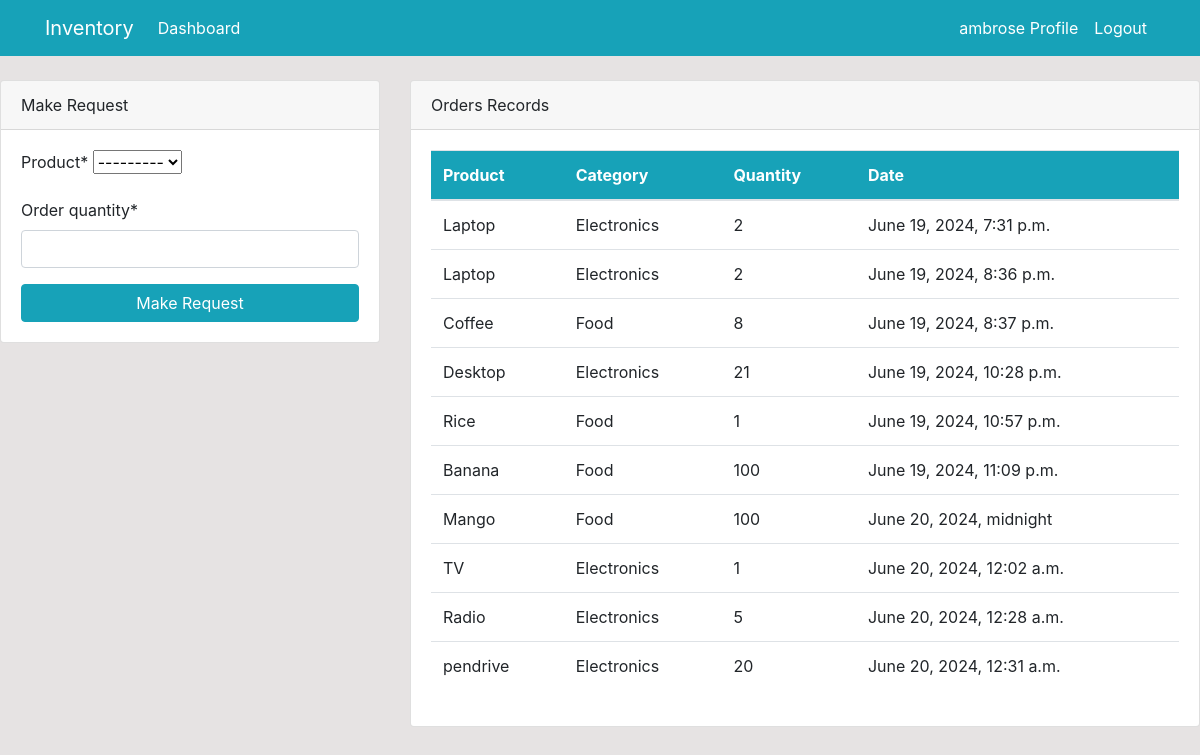
/dashboard/ (signed in), run on the app's committed database.
### dashboard/models.py (models this page shows, shortened)
class Order(models.Model):
    product = models.ForeignKey(Product, related_name='orders', on_delete=models.CASCADE, null=True)
    staff = models.ForeignKey(User, on_delete=models.CASCADE, null=True)
    order_quantity = models.PositiveIntegerField(null=True)
    created_at = models.DateTimeField(auto_now_add=True, null=True)

class Product(models.Model):
    name = models.CharField(max_length=100, null=True)
    description = models.TextField(blank=True, null=True)
    category = models.ForeignKey(Category, related_name='products', on_delete=models.CASCADE, null=True)
    quantity = models.PositiveIntegerField(null=True)
    date_added = models.DateTimeField(auto_now_add=True, null=True)
    def __str__(self):
        return f"{self.name}"

class Category(models.Model):
    name = models.CharField(max_length=100, null=True)
    slug = models.SlugField(max_length=20, null=True)
    created_at = models.DateTimeField(auto_now_add=True, null=True)
    class Meta:
        ordering = ['created_at',]
        verbose_name_plural = 'Categories'
    def __str__(self):
        return self.name

### dashboard/views.py (the view)
# urls.py: path('dashboard/', views.index, name='dashboard-index'),
@login_required()
def index(request):
    orders = Order.objects.all()
    products = Product.objects.all()
    orders_count = orders.count()
    products_count = products.count()
    workers_count = User.objects.count()
    users_orders = Order.objects.values('staff__username').annotate(order_count=Count('id'))
    if request.method == "POST":
        form = OrderForm(request.POST)
        if form.is_valid():
            instance = form.save(commit=False)
            instance.staff = request.user
            try:
                with transaction.atomic():
                    instance.save()
                    instance.product.quantity = F('quantity') - instance.order_quantity
                    instance.product.save()
                messages.success(request, "Order placed successfully!")
                return redirect('dashboard-index')
            except ValidationError as e:
                form.add_error('order_quantity', e.message)
    else:
        form = OrderForm()
    context = {
        'orders': orders,
        'form': form,
        'products': products,
        'users_orders': users_orders,
        'orders_count': orders_count,
        'products_count': products_count,
        'workers_count': workers_count,
    }
    return render(request, 'dashboard/index.html', context)

### dashboard/forms.py (shortened to what this page needs)
class OrderForm(forms.ModelForm):
    class Meta:
        model = Order
        fields = ['product', 'order_quantity']

### templates/dashboard/index.html (shortened to what this page needs)
{% extends 'partials/base.html'%}
{% block content%}
{% if user.is_authenticated and user.is_staff and user.is_superuser %}
{% include 'partials/topnav.html'%}
<div class="container">
    <div class="row my-5">
        <div class="col-md-6">
            <div class="bg-white">
                <canvas id="myChart1" width="400" height="300"></canvas>
                <script>
                    var ctx = document.getElementById('myChart1').getContext('2d');
                    var myChart1 = new Chart(ctx, {
                        type: 'pie',
                        data: {
                            labels: [{% for order in orders%}'{{order.product.name}}',{% endfor %}],
                            datasets: [{
                                label: 'Orders',
                                data: [{% for order in orders%}{{order.order_quantity}},{%endfor%}],
                                backgroundColor: [
                                    'rgba(255, 99, 132, 1)',
                                    'rgba(54, 162, 235, 1)',
                                    'rgba(255, 206, 86, 1)',
                                    'rgba(75, 192, 192, 1)',
                                    'rgba(153, 102, 255, 1)',
                                    'rgba(25, 159, 64, 1)',
                                    'rgba(255, 159, 64, 1)',
                                    'rgba(0, 204, 153, 1)',
                                    'rgba(255, 51, 153, 1)',
                                    'rgba(102, 102, 102, 1)',
                                    'rgba(255, 204, 255, 1)'
                                ],
                                borderColor: [
                                    'rgba(255, 99, 132, 1)',
                                    'rgba(54, 162, 235, 1)',
                                    'rgba(255, 206, 86, 1)',
                                    'rgba(75, 192, 192, 1)',
                                    'rgba(153, 102, 255, 1)',
                                    'rgba(255, 159, 64, 1)'
                                ],
                                borderWidth: 1
                            }]
                        },
                        options: {
                            scales: {
                                yAxes: [{
                                    ticks: {
                                        beginAtZero: true
                                    }
                                }]
                            }
                        }
                    });
                </script>
            </div>
        </div>
        <div class="col-md-6">
            <div class="bg-white">
                <canvas id="myChart" width="400" height="300"></canvas>
                <script>
                    var ctx = document.getElementById('myChart').getContext('2d');
                    var myChart = new Chart(ctx, {
                        type: 'bar',
                        data: {
                            labels: [{% for product in products %}'{{product.name}}',{%endfor%}],
                            datasets: [{
                                label: 'Products',
                                data: [{% for product in products%}{{product.quantity}},{%endfor%}],
                                backgroundColor: [
                                    'rgba(255, 99, 132, 1)',
                                    'rgba(54, 162, 235, 1)',
                                    'rgba(255, 206, 86, 1)',
                                    'rgba(75, 192, 192, 1)',
                                    'rgba(153, 102, 255, 1)',
                                    'rgba(25, 159, 64, 1)',
                                    'rgba(255, 159, 64, 1)',
                                    'rgba(0, 204, 153, 1)',
                                    'rgba(255, 51, 153, 1)',
                                    'rgba(102, 102, 102, 1)',
                                    'rgba(255, 204, 255, 1)'
                                ],
                                borderColor: [
                                    'rgba(255, 99, 132, 1)',
                                    'rgba(54, 162, 235, 1)',
                                    'rgba(255, 206, 86, 1)',
                                    'rgba(75, 192, 192, 1)',
                                    'rgba(153, 102, 255, 1)',
                                    'rgba(255, 159, 64, 1)'
                                ],
                                borderWidth: 1
                            }]
                        },
                        options: {
                            scales: {
                                yAxes: [{
                                    ticks: {
                                        beginAtZero: true
                                    }
                                }]
                            }
                        }
                    });
                </script>
            </div>
        </div>
        <div class="col-md-12 mt-4">
            <div class="bg-white">
                <canvas id="myChart2" width="800" height="300"></canvas>
                <script>
                    var ctx = document.getElementById('myChart2').getContext('2d');
                    var myChart2 = new Chart(ctx, {
                        type: 'line',
                        data: {
                            labels: [{% for user_order in users_orders %}'{{ user_order.staff__username }}',{% endfor %}],
                            datasets: [{
                                label: 'Number of Orders',
                                data: [{% for user_order in users_orders %}{{ user_order.order_count }},{% endfor %}],
                                backgroundColor: 'rgba(255, 99, 132, 0.2)',
                                borderColor: 'rgba(255, 99, 132, 1)',
                                borderWidth: 1
                            }]
                        },
                        options: {
                            scales: {
                                yAxes: [{
                                    ticks: {
                                        beginAtZero: true
                                    }
                                }]
                            }
                        }
                    });
                </script>
            </div>
        </div>
    </div>
</div>
{% else %}
{% include 'dashboard/staff_index.html'%}
{% endif %}
{% endblock %}

### templates/partials/nav.html (shortened to what this page needs)
<nav class="navbar navbar-expand-lg navbar-info bg-info">
    {% if user.is_authenticated %}
    <div class="container">
        <a class="navbar-brand text-white" href="{% url 'dashboard-index'%}">Inventory</a>
        <div class="collapse navbar-collapse" id="navbarSupportedContent">
            <ul class="navbar-nav mr-auto">
                <li class="nav-item active">
                    <a class="nav-link text-white" href="{% url 'dashboard-index'%}">Dashboard <span class="sr-only">(current)</span></a>
                </li>
            </ul>
            <ul class="navbar-nav ml-auto">
                <li class="nav-item active">
                    <a class="nav-link text-white" href="{% url 'user-profile'%}">{{user.username}} Profile <span class="sr-only">(current)</span></a>
                </li>
                <li class="nav-item">
                    <a class="nav-link text-white" href="#" onclick="event.preventDefault(); document.getElementById('logout-form').submit();">Logout</a>
                </li>
            </ul>
        </div>
    </div>
    {% endif %}
</nav>

### templates/dashboard/staff_index.html (shortened to what this page needs)
{% load crispy_forms_tags %}
<div>
    <div class="row mt-4">
        <div class="col-md-4">
            <div class="card">
                <div class="card-header">
                    Make Request
                </div>
                <div class="card-body">
                    <form method="POST">
                        {{form|crispy}}
                        <input class="btn btn-info btn-block" type="submit" value="Make Request">
                    </form>
                </div>
            </div>
        </div>
        <div class="col-md-8">
            <div class="card">
                <div class="card-header">
                    Orders Records
                </div>
                <div class="card-body">
                    <table class="table bg-white">
                        <thead class="bg-info text-white">
                            <tr>
                                <th scope="col">Product</th>
                                <th scope="col">Category</th>
                                <th scope="col">Quantity</th>
                                <th scope="col">Date</th>
                            </tr>
                        </thead>
                        <tbody>
                            {% for order in orders%}
                            {% if order.staff == user%}
                            <tr>
                                <td>{{order.product.name}}</td>
                                <td>{{order.product.category}}</td>
                                <td>{{order.order_quantity}}</td>
                                <td>{{order.created_at}}</td>
                            </tr>
                            {% endif %}
                            {% endfor %}
                        </tbody>
                    </table>
                </div>
            </div>
        </div>
    </div>
</div>

### static/style.css (style rules this page uses)
body { background: rgb(230, 227, 227); }

### data on the page
Order: product.name "Laptop", product.category "Electronics", order_quantity "2", created_at "June 19, 2024, 7:31 p.m."
Order: product.name "Laptop", product.category "Electronics", order_quantity "2", created_at "June 19, 2024, 8:36 p.m."
Order: product.name "Coffee", product.category "Food", order_quantity "8", created_at "June 19, 2024, 8:37 p.m."
Order: product.name "Desktop", product.category "Electronics", order_quantity "21", created_at "June 19, 2024, 10:28 p.m."
Order: product.name "Rice", product.category "Food", order_quantity "1", created_at "June 19, 2024, 10:57 p.m."
Order: product.name "Banana", product.category "Food", order_quantity "100", created_at "June 19, 2024, 11:09 p.m."
Order: product.name "Mango", product.category "Food", order_quantity "100", created_at "June 20, 2024, midnight"
Order: product.name "TV", product.category "Electronics", order_quantity "1", created_at "June 20, 2024, 12:02 a.m."
Order: product.name "Radio", product.category "Electronics", order_quantity "5", created_at "June 20, 2024, 12:28 a.m."
Order: product.name "pendrive", product.category "Electronics", order_quantity "20", created_at "June 20, 2024, 12:31 a.m."

### other printed values
{{ user.username }} "ambrose"
